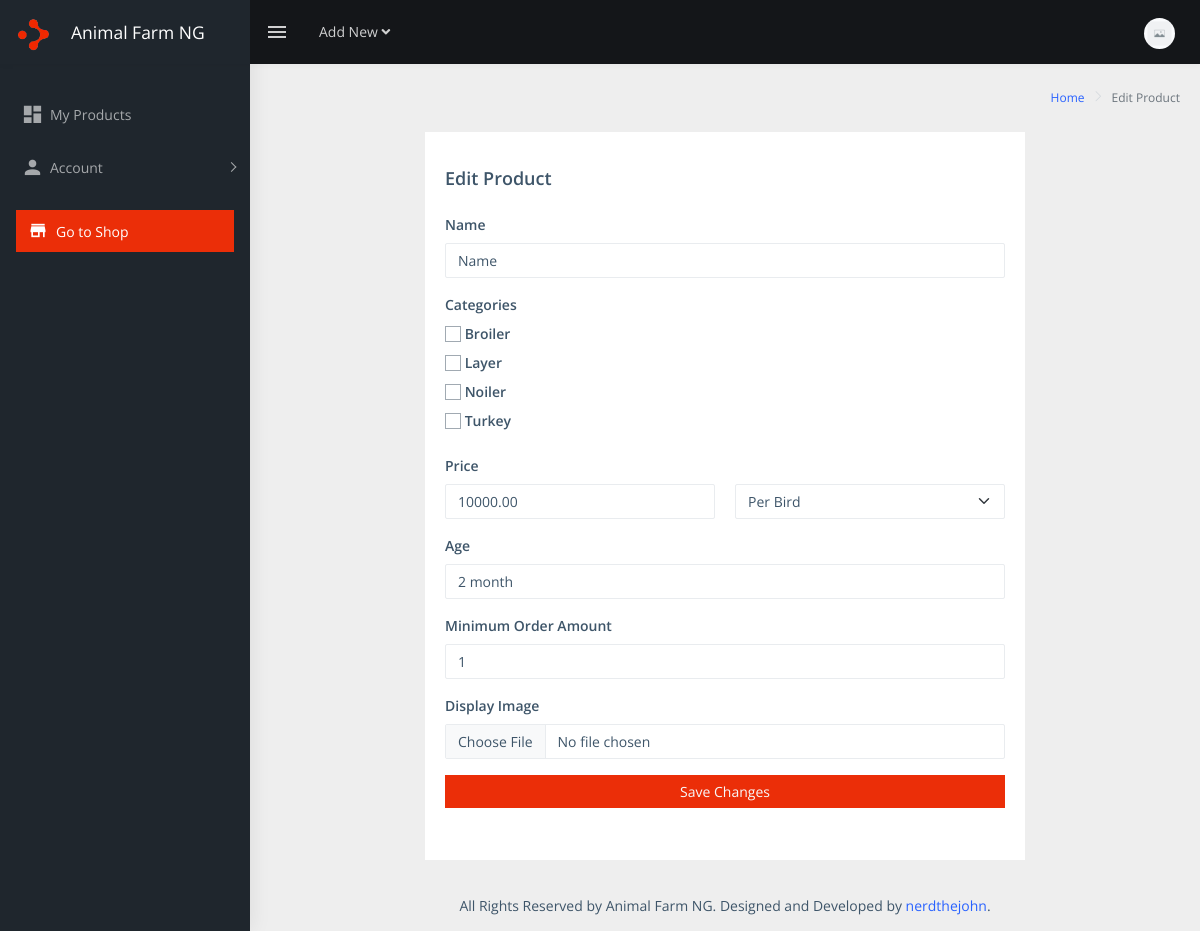
/dashboard/edit_product/name-jrxbe/ (signed in), run on the app's committed database.
### shop/models.py (models this page shows, shortened)
class Product(models.Model):
    class QUANTITY_CHOICES(models.TextChoices):
        PER_BIRD = 'Per Bird', _('Per Bird')
        PER_KG = 'Per Kg', _('Per Kg')
    name = models.CharField(_("name"), max_length=250)
    slug = models.CharField(max_length=100, null=True, blank=True)
    vendor = models.ForeignKey(Vendor, on_delete=models.CASCADE, related_name="products")
    category = models.ManyToManyField(Category, related_name="products")
    age = models.CharField(_("age"), max_length=100, null=True)
    display_image = models.ImageField()
    price  = models.DecimalField(decimal_places=2, max_digits=10)
    quantity = models.CharField(max_length=10, choices=QUANTITY_CHOICES.choices, default=QUANTITY_CHOICES.PER_BIRD)
    minimum_order_amount = models.IntegerField(default=1)

class Category(models.Model):
    name = models.CharField(max_length=100)
    slug = models.CharField(max_length=250)
    class Meta:
        verbose_name_plural = "categories"

### dashboard/views.py (the view, shortened to what this page needs)
# urls.py: path('edit_product/<slug:slug>/', views.edit_product, name="edit_product"),
@login_required
@is_vendor
def edit_product(request, slug):
    product = Product.objects.filter(slug=slug).first()
    form = ProductForm(request.POST or None, request.FILES or None, instance=product)
    all_categories = Category.objects.all()
    context = {"form": form, "all_categories": all_categories}
    return render(request, "dashboard/edit_product.html", context)

### shop/forms.py (shortened to what this page needs)
class ProductForm(forms.ModelForm):
    class Meta:
        model = Product
        fields = ('name','display_image', 'price', 'quantity','age','minimum_order_amount')
        widgets = {
        'name':TextInput(attrs={'class':'form-control', 'required':'required'}),
        'age' : TextInput(attrs={'class':'form-control', 'required':'required'}),
        'price' : NumberInput(attrs={'class':'form-control', 'required':'required'}),
        'quantity': Select(attrs={'class':"form-control form-select", 'required':'required'}),
        'minimum_order_amount' : NumberInput(attrs={'class':'form-control', 'required':'required'}),
        'display_image' : FileInput(attrs={'class':'form-control', 'required':'required'})
    }

### templates/dashboard/edit_product.html (shortened to what this page needs)
{% extends "dashboard_base.html" %}
{% block page_name %}
Edit Product
{% endblock %}
{% block body %}
<div class="card mx-auto py-3">
    <div class="card-body">
    <h4 class="card-title mb-4">Edit Product</h4>
    <form action="" method="post" enctype="multipart/form-data">
        <div class="form-group mb-3">
            <label>Name</label>
            {{form.name}}
            </div>
        <div class="form-group my-3">
            <label>Categories</label>
            {% for category in all_categories%}
                <div class="form-check-group">
                    <input  class="form-check-input" type="checkbox" name="categories" value="{{category.slug}}">
                    <label class="form-check-label" for="flexCheckDefault">
                        {{category.name}}
                    </label>
                </div>
            {% endfor %}
        </div>
        <div class="form-group mb-3">
            <label>Price</label>
            <div class="row">
                <div class="col-6">{{form.price}}</div>
                <div class="col-6">{{form.quantity}}</div>
            </div>
        </div>
        <div class="form-group mb-3">
            <label>Age</label>
            {{form.age}}
        </div>
        <div class="form-group mb-3">
            <label>Minimum Order Amount</label>
            {{form.minimum_order_amount}}
        </div>
        <div class="form-group mb-3">
            <label>Display Image</label>
            {{form.display_image}}
        </div>
        <div class="form-group mt-2">
            <button type="submit" class="btn btn-orange text-light btn-block"> Save Changes</button>
        </div>
    </form>
    </div>
</div>
{% endblock %}

### static/css/style.css (style rules this page uses)
body { font-family: "Open Sans"; overflow-x: hidden !important; }
.btn-orange { background-color: #eb2e08; border-radius: 0; border: none; }
.btn-block { margin: auto; width: 100%; }

### templates/dashboard/edit_product.html (style rules this page uses)
.card { margin: auto; max-width: 600px; }

### data on the page
Product: name "Name", price "10000.00", quantity "Per Bird", age "2 month", minimum_order_amount "1"
Category: name "Broiler"
Category: name "Layer"
Category: name "Noiler"
Category: name "Turkey"
